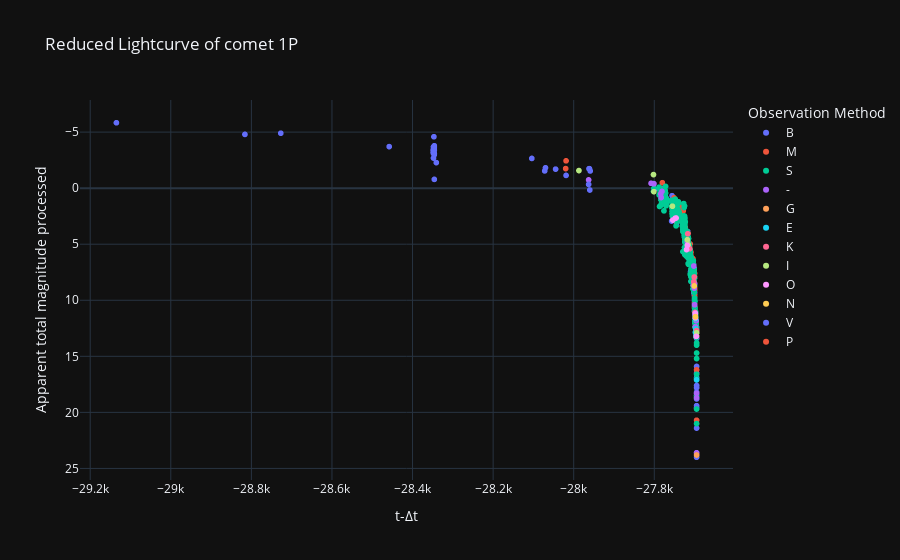

Here is the notebook cell this chart was saved with:
### Code cell
# Curva de luz reducida
labels = {'delta_t':'t-Δt','magnitud_reducida':'Apparent total magnitude processed', 'obs_method_key' : 'Observation Method'}
fig = px.scatter(curva_de_luz_procesada_df, x='delta_t', y='magnitud_reducida', color='obs_method_key', template= 'plotly_dark', labels= labels, title=f'Reduced Lightcurve of comet {nombre_cometa}')
fig.update_yaxes(autorange="reversed")
fig.show()

### Figure 1 — Plotly figure (JSON) as saved in the notebook; plotly's stock layout.template omitted (floating-point values rounded to 4 significant figures; data arrays with more than 128 entries replaced by an {"elided": "..."} marker saying what was removed)
{"data": [{"hovertemplate": "Observation Method=B<br>t-Δt=%{x}<br>Apparent total magnitude processed=%{y}<extra></extra>", "legendgroup": "B", "marker": {"color": "#636efa", "symbol": "circle"}, "mode": "markers", "name": "B", "showlegend": true, "type": "scattergl", "x": {"elided": "199 int values"}, "xaxis": "x", "y": {"elided": "199 float values"}, "yaxis": "y"}, {"hovertemplate": "Observation Method=M<br>t-Δt=%{x}<br>Apparent total magnitude processed=%{y}<extra></extra>", "legendgroup": "M", "marker": {"color": "#EF553B", "symbol": "circle"}, "mode": "markers", "name": "M", "showlegend": true, "type": "scattergl", "x": {"elided": "214 int values"}, "xaxis": "x", "y": {"elided": "214 float values"}, "yaxis": "y"}, {"hovertemplate": "Observation Method=S<br>t-Δt=%{x}<br>Apparent total magnitude processed=%{y}<extra></extra>", "legendgroup": "S", "marker": {"color": "#00cc96", "symbol": "circle"}, "mode": "markers", "name": "S", "showlegend": true, "type": "scattergl", "x": {"elided": "509 int values"}, "xaxis": "x", "y": {"elided": "509 float values"}, "yaxis": "y"}, {"hovertemplate": "Observation Method=-<br>t-Δt=%{x}<br>Apparent total magnitude processed=%{y}<extra></extra>", "legendgroup": "-", "marker": {"color": "#ab63fa", "symbol": "circle"}, "mode": "markers", "name": "-", "showlegend": true, "type": "scattergl", "x": [-27695, -27695, -27695, -27696, -27698, -27699, -27700, -27700, -27701, -27702, -27703, -27718, -27781, -27783, -27784, -27801, -27801, -27808, -27963], "xaxis": "x", "y": [18.7, 18.3, 23.6, 11.82, 12.36, 11.28, 10.4, 8.504, 8.926, 6.948, 8.669, 4.805, 0.2888, 0.836, 0.5098, -0.389, -0.389, -0.4313, -0.7357], "yaxis": "y"}, {"hovertemplate": "Observation Method=G<br>t-Δt=%{x}<br>Apparent total magnitude processed=%{y}<extra></extra>", "legendgroup": "G", "marker": {"color": "#FFA15A", "symbol": "circle"}, "mode": "markers", "name": "G", "showlegend": true, "type": "scattergl", "x": [-27695], "xaxis": "x", "y": [23.8], "yaxis": "y"}, {"hovertemplate": "Observation Method=E<br>t-Δt=%{x}<br>Apparent total magnitude processed=%{y}<extra></extra>", "legendgroup": "E", "marker": {"color": "#19d3f3", "symbol": "circle"}, "mode": "markers", "name": "E", "showlegend": true, "type": "scattergl", "x": [-27695, -27697, -27697, -27698], "xaxis": "x", "y": [17.1, 11.65, 12.55, 12.86], "yaxis": "y"}, {"hovertemplate": "Observation Method=K<br>t-Δt=%{x}<br>Apparent total magnitude processed=%{y}<extra></extra>", "legendgroup": "K", "marker": {"color": "#FF6692", "symbol": "circle"}, "mode": "markers", "name": "K", "showlegend": true, "type": "scattergl", "x": [-27695, -27695, -27699, -27701, -27702, -27712, -27716, -27717], "xaxis": "x", "y": [13.2, 12.7, 11.08, 7.926, 8.348, 5.404, 5.133, 4.069], "yaxis": "y"}, {"hovertemplate": "Observation Method=I<br>t-Δt=%{x}<br>Apparent total magnitude processed=%{y}<extra></extra>", "legendgroup": "I", "marker": {"color": "#B6E880", "symbol": "circle"}, "mode": "markers", "name": "I", "showlegend": true, "type": "scattergl", "x": [-27695, -27698, -27716, -27718, -27755, -27801, -27802, -27987], "xaxis": "x", "y": [12.9, 11.56, 5.033, 4.605, 1.61, 0.311, -1.21, -1.57], "yaxis": "y"}, {"hovertemplate": "Observation Method=O<br>t-Δt=%{x}<br>Apparent total magnitude processed=%{y}<extra></extra>", "legendgroup": "O", "marker": {"color": "#FF97FF", "symbol": "circle"}, "mode": "markers", "name": "O", "showlegend": true, "type": "scattergl", "x": [-27696, -27698, -27698, -27718, -27720, -27746, -27748, -27754], "xaxis": "x", "y": [13.22, 11.56, 11.16, 5.105, 5.48, 2.663, 2.681, 2.847], "yaxis": "y"}, {"hovertemplate": "Observation Method=N<br>t-Δt=%{x}<br>Apparent total magnitude processed=%{y}<extra></extra>", "legendgroup": "N", "marker": {"color": "#FECB52", "symbol": "circle"}, "mode": "markers", "name": "N", "showlegend": true, "type": "scattergl", "x": [-27698, -27701], "xaxis": "x", "y": [11.46, 8.726], "yaxis": "y"}, {"hovertemplate": "Observation Method=V<br>t-Δt=%{x}<br>Apparent total magnitude processed=%{y}<extra></extra>", "legendgroup": "V", "marker": {"color": "#636efa", "symbol": "circle"}, "mode": "markers", "name": "V", "showlegend": true, "type": "scattergl", "x": [-27959, -27960, -27961, -27961, -27962, -27962, -27963, -28019, -28045, -28070, -28072, -28104, -28341, -28346, -28346, -28346, -28346, -28346, -28346, -28346, -28346, -28346, -28347, -28347, -28347, -28347, -28348, -28348, -28348, -28348, -28348, -28348, -28349, -28349, -28458, -28727, -28816, -29135], "xaxis": "x", "y": [-1.533, 0.1656, -1.735, -1.735, -1.735, -1.735, -0.3357, -1.137, -1.698, -1.813, -1.54, -2.65, -2.279, -3.583, -3.083, -3.383, -3.683, -3.383, -0.7832, -2.983, -3.083, -3.783, -3.184, -4.584, -3.384, -3.384, -3.185, -3.485, -2.685, -3.685, -3.285, -3.085, -3.387, -3.187, -3.706, -4.902, -4.794, -5.834], "yaxis": "y"}, {"hovertemplate": "Observation Method=P<br>t-Δt=%{x}<br>Apparent total magnitude processed=%{y}<extra></extra>", "legendgroup": "P", "marker": {"color": "#EF553B", "symbol": "circle"}, "mode": "markers", "name": "P", "showlegend": true, "type": "scattergl", "x": [-28019, -28020], "xaxis": "x", "y": [-2.437, -1.745], "yaxis": "y"}], "layout": {"legend": {"title": {"text": "Observation Method"}, "tracegroupgap": 0}, "title": {"text": "Reduced Lightcurve of comet 1P"}, "xaxis": {"anchor": "y", "domain": [0, 1], "title": {"text": "t-Δt"}}, "yaxis": {"anchor": "x", "autorange": "reversed", "domain": [0, 1], "title": {"text": "Apparent total magnitude processed"}}}}
